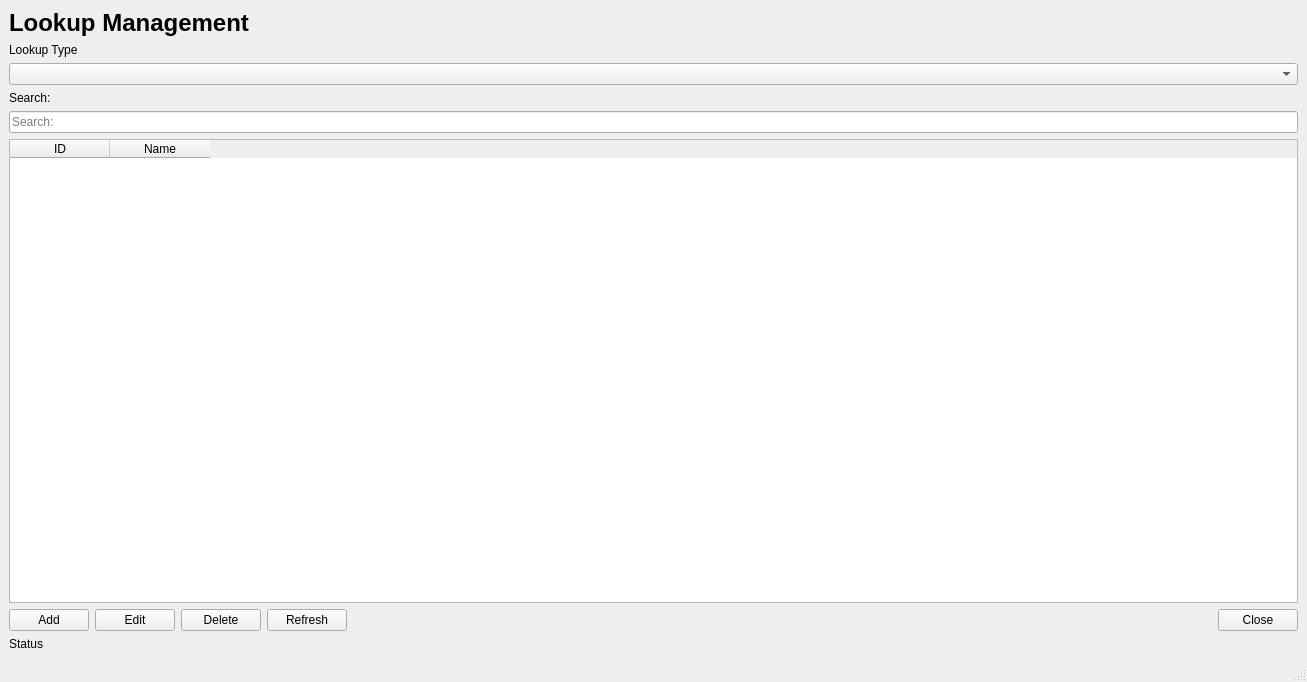
<?xml version="1.0" encoding="UTF-8"?>
<ui version="4.0">
 <class>LookupWindow</class>
 <widget class="QMainWindow" name="LookupWindow">
  <property name="geometry">
   <rect>
    <x>0</x>
    <y>0</y>
    <width>1307</width>
    <height>682</height>
   </rect>
  </property>
  <property name="windowTitle">
   <string>Lookup Management</string>
  </property>
  <widget class="QWidget" name="centralwidget">
   <layout class="QVBoxLayout" name="verticalLayout">
    <item>
     <widget class="QLabel" name="lblTitle">
      <property name="font">
       <font>
        <pointsize>18</pointsize>
        <bold>true</bold>
       </font>
      </property>
      <property name="text">
       <string>Lookup Management</string>
      </property>
     </widget>
    </item>
    <item>
     <widget class="QLabel" name="lblLookupType">
      <property name="text">
       <string>Lookup Type</string>
      </property>
     </widget>
    </item>
    <item>
     <widget class="QComboBox" name="cmbLookupType"/>
    </item>
    <item>
     <widget class="QLabel" name="lblSearch">
      <property name="text">
       <string>Search:</string>
      </property>
     </widget>
    </item>
    <item>
     <widget class="QLineEdit" name="txtSearch">
      <property name="placeholderText">
       <string>Search:</string>
      </property>
     </widget>
    </item>
    <item>
     <widget class="QTableWidget" name="tblLookup">
      <property name="editTriggers">
       <set>QAbstractItemView::EditTrigger::NoEditTriggers</set>
      </property>
      <property name="alternatingRowColors">
       <bool>true</bool>
      </property>
      <property name="selectionMode">
       <enum>QAbstractItemView::SelectionMode::SingleSelection</enum>
      </property>
      <property name="selectionBehavior">
       <enum>QAbstractItemView::SelectionBehavior::SelectRows</enum>
      </property>
      <property name="sortingEnabled">
       <bool>true</bool>
      </property>
      <property name="columnCount">
       <number>2</number>
      </property>
      <column>
       <property name="text">
        <string>ID</string>
       </property>
      </column>
      <column>
       <property name="text">
        <string>Name</string>
       </property>
      </column>
     </widget>
    </item>
    <item>
     <layout class="QHBoxLayout" name="horizontalLayout">
      <item>
       <widget class="QPushButton" name="btnAdd">
        <property name="text">
         <string>Add</string>
        </property>
       </widget>
      </item>
      <item>
       <widget class="QPushButton" name="btnEdit">
        <property name="text">
         <string>Edit</string>
        </property>
       </widget>
      </item>
      <item>
       <widget class="QPushButton" name="btnDelete">
        <property name="text">
         <string>Delete</string>
        </property>
       </widget>
      </item>
      <item>
       <widget class="QPushButton" name="btnRefresh">
        <property name="text">
         <string>Refresh</string>
        </property>
       </widget>
      </item>
      <item>
       <spacer name="horizontalSpacer">
        <property name="orientation">
         <enum>Qt::Orientation::Horizontal</enum>
        </property>
        <property name="sizeHint" stdset="0">
         <size>
          <width>879</width>
          <height>20</height>
         </size>
        </property>
       </spacer>
      </item>
      <item>
       <widget class="QPushButton" name="btnClose">
        <property name="text">
         <string>Close</string>
        </property>
       </widget>
      </item>
     </layout>
    </item>
    <item>
     <widget class="QLabel" name="lblStatus">
      <property name="text">
       <string>Status</string>
      </property>
     </widget>
    </item>
   </layout>
  </widget>
  <widget class="QMenuBar" name="menubar">
   <property name="geometry">
    <rect>
     <x>0</x>
     <y>0</y>
     <width>1307</width>
     <height>33</height>
    </rect>
   </property>
  </widget>
  <widget class="QStatusBar" name="statusbar"/>
 </widget>
 <resources/>
 <connections/>
</ui>
